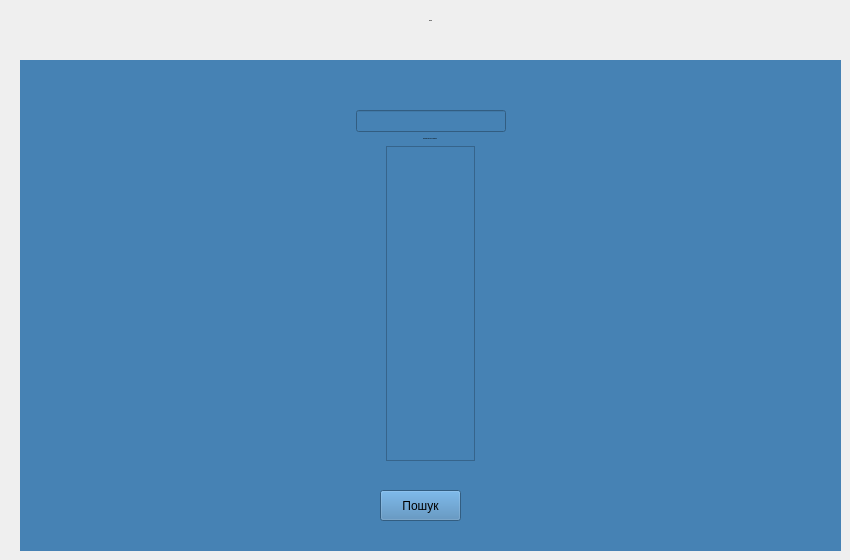
      <widget class="QWidget" name="search_pg">
       <widget class="QWidget" name="widget_4" native="true">
        <property name="geometry">
         <rect>
          <x>20</x>
          <y>60</y>
          <width>821</width>
          <height>491</height>
         </rect>
        </property>
        <property name="styleSheet">
         <string notr="true">background:#4682B4;</string>
        </property>
        <widget class="QWidget" name="layoutWidget">
         <property name="geometry">
          <rect>
           <x>10</x>
           <y>10</y>
           <width>801</width>
           <height>391</height>
          </rect>
         </property>
         <layout class="QHBoxLayout" name="horizontalLayout_18">
          <item>
           <spacer name="horizontalSpacer_34">
            <property name="orientation">
             <enum>Qt::Horizontal</enum>
            </property>
            <property name="sizeHint" stdset="0">
             <size>
              <width>40</width>
              <height>20</height>
             </size>
            </property>
           </spacer>
          </item>
          <item>
           <layout class="QVBoxLayout" name="verticalLayout_9">
            <item>
             <spacer name="verticalSpacer_6">
              <property name="orientation">
               <enum>Qt::Vertical</enum>
              </property>
              <property name="sizeType">
               <enum>QSizePolicy::Fixed</enum>
              </property>
              <property name="sizeHint" stdset="0">
               <size>
                <width>20</width>
                <height>40</height>
               </size>
              </property>
             </spacer>
            </item>
            <item>
             <layout class="QHBoxLayout" name="horizontalLayout_16">
              <item>
               <spacer name="horizontalSpacer_30">
                <property name="orientation">
                 <enum>Qt::Horizontal</enum>
                </property>
                <property name="sizeHint" stdset="0">
                 <size>
                  <width>40</width>
                  <height>20</height>
                 </size>
                </property>
               </spacer>
              </item>
              <item>
               <widget class="QLineEdit" name="line_edit_search">
                <property name="sizePolicy">
                 <sizepolicy hsizetype="Fixed" vsizetype="Fixed">
                  <horstretch>0</horstretch>
                  <verstretch>0</verstretch>
                 </sizepolicy>
                </property>
                <property name="minimumSize">
                 <size>
                  <width>150</width>
                  <height>0</height>
                 </size>
                </property>
               </widget>
              </item>
              <item>
               <spacer name="horizontalSpacer_31">
                <property name="orientation">
                 <enum>Qt::Horizontal</enum>
                </property>
                <property name="sizeHint" stdset="0">
                 <size>
                  <width>40</width>
                  <height>20</height>
                 </size>
                </property>
               </spacer>
              </item>
             </layout>
            </item>
            <item>
             <layout class="QHBoxLayout" name="horizontalLayout_17">
              <item>
               <spacer name="horizontalSpacer_32">
                <property name="orientation">
                 <enum>Qt::Horizontal</enum>
                </property>
                <property name="sizeHint" stdset="0">
                 <size>
                  <width>40</width>
                  <height>20</height>
                 </size>
                </property>
               </spacer>
              </item>
              <item>
               <layout class="QVBoxLayout" name="verticalLayout_6">
                <item alignment="Qt::AlignHCenter">
                 <widget class="QLabel" name="search_l">
                  <property name="font">
                   <font>
                    <pointsize>-1</pointsize>
                    <weight>75</weight>
                    <bold>true</bold>
                   </font>
                  </property>
                  <property name="styleSheet">
                   <string notr="true">text-align:center;</string>
                  </property>
                  <property name="text">
                   <string>сол. КОЗАК Б. О. С-15 Група</string>
                  </property>
                 </widget>
                </item>
                <item>
                 <widget class="QScrollArea" name="scroll_area">
                  <property name="widgetResizable">
                   <bool>true</bool>
                  </property>
                  <widget class="QWidget" name="scrollAreaWidgetContents_2">
                   <property name="geometry">
                    <rect>
                     <x>0</x>
                     <y>0</y>
                     <width>98</width>
                     <height>28</height>
                    </rect>
                   </property>
                  </widget>
                 </widget>
                </item>
               </layout>
              </item>
              <item>
               <spacer name="horizontalSpacer_33">
                <property name="orientation">
                 <enum>Qt::Horizontal</enum>
                </property>
                <property name="sizeHint" stdset="0">
                 <size>
                  <width>40</width>
                  <height>20</height>
                 </size>
                </property>
               </spacer>
              </item>
             </layout>
            </item>
           </layout>
          </item>
          <item>
           <spacer name="horizontalSpacer_35">
            <property name="orientation">
             <enum>Qt::Horizontal</enum>
            </property>
            <property name="sizeHint" stdset="0">
             <size>
              <width>40</width>
              <height>20</height>
             </size>
            </property>
           </spacer>
          </item>
         </layout>
        </widget>
        <widget class="QPushButton" name="search_button">
         <property name="geometry">
          <rect>
           <x>360</x>
           <y>430</y>
           <width>81</width>
           <height>31</height>
          </rect>
         </property>
         <property name="text">
          <string>Пошук</string>
         </property>
        </widget>
       </widget>
       <widget class="QWidget" name="layoutWidget">
        <property name="geometry">
         <rect>
          <x>20</x>
          <y>0</y>
          <width>821</width>
          <height>41</height>
         </rect>
        </property>
        <layout class="QHBoxLayout" name="horizontalLayout_15">
         <item>
          <spacer name="horizontalSpacer_28">
           <property name="orientation">
            <enum>Qt::Horizontal</enum>
           </property>
           <property name="sizeHint" stdset="0">
            <size>
             <width>40</width>
             <height>20</height>
            </size>
           </property>
          </spacer>
         </item>
         <item>
          <widget class="QLabel" name="search_l_2">
           <property name="font">
            <font>
             <pointsize>-1</pointsize>
             <weight>75</weight>
             <bold>true</bold>
            </font>
           </property>
           <property name="text">
            <string>Пошук</string>
           </property>
          </widget>
         </item>
         <item>
          <spacer name="horizontalSpacer_29">
           <property name="orientation">
            <enum>Qt::Horizontal</enum>
           </property>
           <property name="sizeHint" stdset="0">
            <size>
             <width>40</width>
             <height>20</height>
            </size>
           </property>
          </spacer>
         </item>
        </layout>
       </widget>
      </widget>
